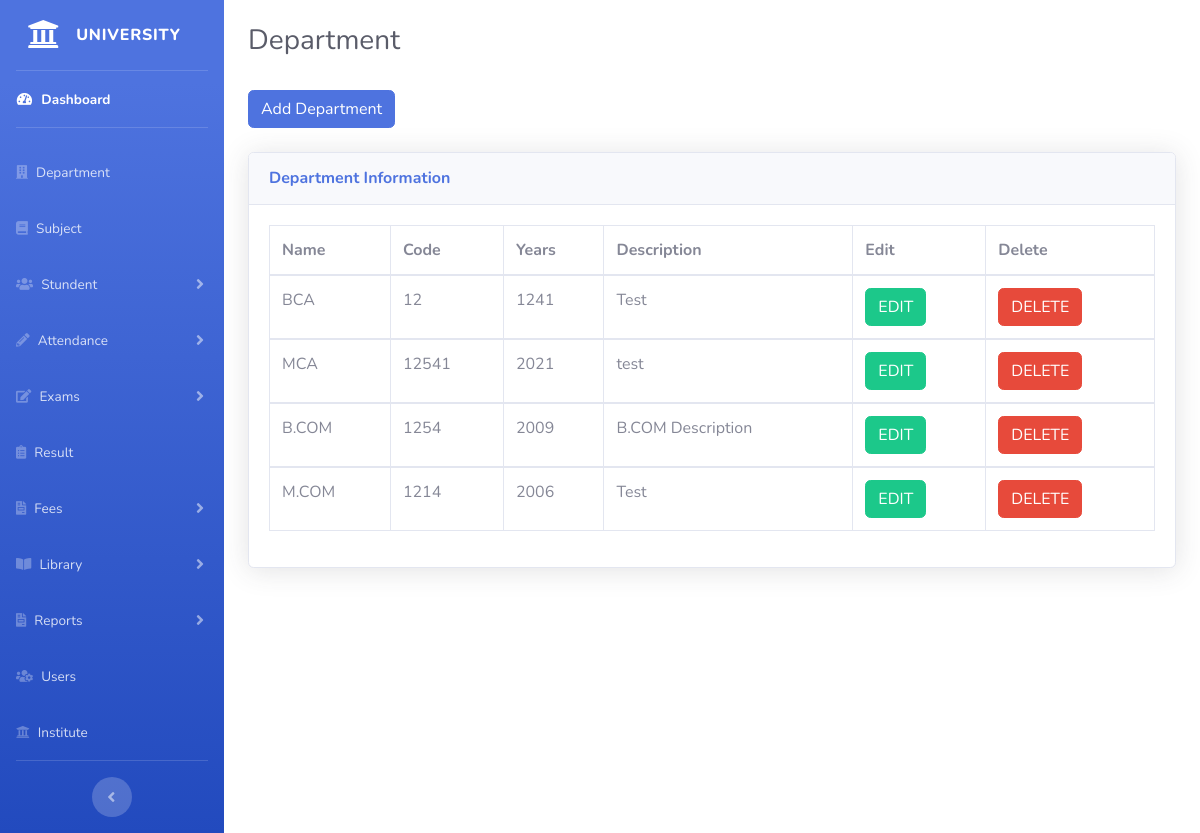
The page /department.php (signed in) on the database its author committed.
### tables this page shows
CREATE TABLE `department` (
  `id` int(10) NOT NULL,
  `name` varchar(50) NOT NULL,
  `code` varchar(50) NOT NULL,
  `description` varchar(500) NOT NULL,
  `year` int(5) NOT NULL,
  `crated_at` timestamp NOT NULL DEFAULT CURRENT_TIMESTAMP
);

### department.php (the view, shortened to what this page needs)
<?php
include("security.php");
include("includes/header.php");
include("includes/navbar.php");
?>
<link rel="stylesheet" href="https://unpkg.com/bootstrap-table@1.18.3/dist/bootstrap-table.min.css">
<div class="container-fluid">
	<h1 class="h3 mb-2 mt-4 text-gray-800">Department</h1>
	<button name="add_department" class="btn btn-primary mt-4" data-toggle="modal" data-target="#addDepartment">
	Add Department
	</button>
	<div class="card shadow mb-4 mt-4">
		<div class="card-header py-3">
			<h6 class="m-0 font-weight-bold text-primary">Department Information</h6>
		</div>
		<div class="card-body">
			<div class="table-responsive">
				<?php
				$getDeparment = "SELECT * FROM department";
				$query_run = mysqli_query($connection,$getDeparment);
				?>
				<table
					class="table table-bordered"
					id="dataTable"
					width="100%"
					cellspacing="0"
					data-show-print="true"
					>
					<thead>
						<tr>
							<th data-field="name">Name</th>
							<th data-field="code">Code</th>
							<th data-field="years">Years</th>
							<th data-field="description">Description</th>
							<th data-field="edit" data-print-ignore=true >Edit</th>
							<th data-field="delete" data-print-ignore=true >Delete</th>
						</tr>
					</thead>
					<?php
						if(mysqli_num_rows($query_run)>0){
						while ($row = mysqli_fetch_assoc($query_run)) {
					?>
					<tbody>
						<tr>
							<td><?php echo $row['name']; ?></td>
							<td><?php echo $row['code']; ?></td>
							<td><?php echo $row['year']; ?></td>
							<td><?php echo $row['description']; ?></td>
							<td>
								<form action="edit_department.php" method="POST">
									<button type="submit" name="edit_btn" class="btn btn-success">EDIT</button>
								</form>
							</td>
							<td>
								<form action="#" method="POST">
									<button type="submit" class="btn btn-danger" name="delete">DELETE</button>
								</form>
							</td>
						</tr>
					</tbody>
					<?php
						}
						} else{
						echo "<p class='text-center font-weight-bold my-5'>No Record Found.</p>";
						}
					?>
				</table>
			</div>
		</div>
	</div>
	<?php
		include("includes/scripts.php");
		include("includes/footer.php");
	?>

### rows shown on the page
department: name "BCA", code "12", year "1241", description "Test"
department: name "MCA", code "12541", year "2021", description "test"
department: name "B.COM", code "1254", year "2009", description "B.COM Description"
department: name "M.COM", code "1214", year "2006", description "Test"
